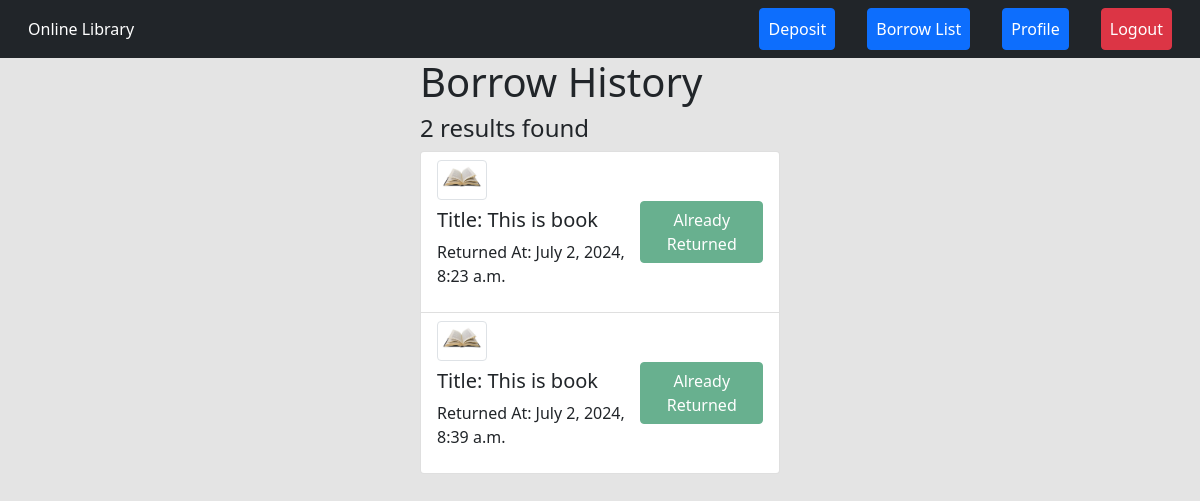
/books/borrow/history/ (signed in), run on the app's committed database.
### books/models.py (models this page shows, shortened)
class Borrowing(models.Model):
    user = models.ForeignKey(User, on_delete=models.CASCADE)
    book = models.ForeignKey(Book, on_delete=models.CASCADE)
    borrowed_at = models.DateTimeField(auto_now_add=True)
    returned_at = models.DateTimeField(null=True, blank=True)
    price = models.DecimalField(max_digits=10, decimal_places=2)

class Book(models.Model):
    title = models.CharField(max_length=200)
    description = models.TextField()
    image = models.ImageField(upload_to='book_images/')
    borrowing_price = models.DecimalField(max_digits=10, decimal_places=2)
    category = models.ForeignKey(Category, on_delete=models.CASCADE)

### books/views.py (the view)
# urls.py: path('borrow/history/', views.borrow_history, name='borrow-history'),
@login_required
def borrow_history(request):
    borrowings = Borrowing.objects.filter(user=request.user)
    return render(request, 'borrow_history.html', {'borrowings': borrowings})

### books/templates/borrow_history.html
{% extends 'base.html' %}
{% block content %}
<div style="width: 30%; margin: 0 auto;">
  <h1>Borrow History</h1>
  <h4>{{borrowings|length }} results found</h4>
  <ul class="list-group">
    {% for borrowing in borrowings %}
        <li class="list-group-item d-flex align-items-center justify-content-between">
          <div>
            <img src="{{ borrowing.book.image.url }}" alt="{{ borrowing.book.title }}" class="img-thumbnail" style="width: 50px; height: auto;">
            <h5 class="my-2">Title: {{ borrowing.book.title }}</h5>
            {% if borrowing.returned_at %}
          <p>Returned At: {{ borrowing.returned_at }}</p>
        {% else %}
        <p >Borrowed At: {{ borrowing.borrowed_at }}</p>
        {% endif %}
          </div>
          <div>
            {% if borrowing.returned_at %}
            <button  class="btn btn-success" disabled>Already Returned</button>
        {% else %}
          <form method="post" action="{% url 'return-book' borrowing.id %}">
            {% csrf_token %}
            <button class="btn btn-secondary">Return Book</button>
          </form>
        {% endif %}
          </div>
        </li>
    {% endfor %}
</ul>
</div>
{% endblock %}

### data on the page
Borrowing: book.image (picture), book "This is book", returned_at "July 2, 2024, 8:23 a.m.", shows "Already Returned"
Borrowing: book.image (picture), book "This is book", returned_at "July 2, 2024, 8:39 a.m.", shows "Already Returned"

### other printed values
{{ borrowings|length }} "2"
